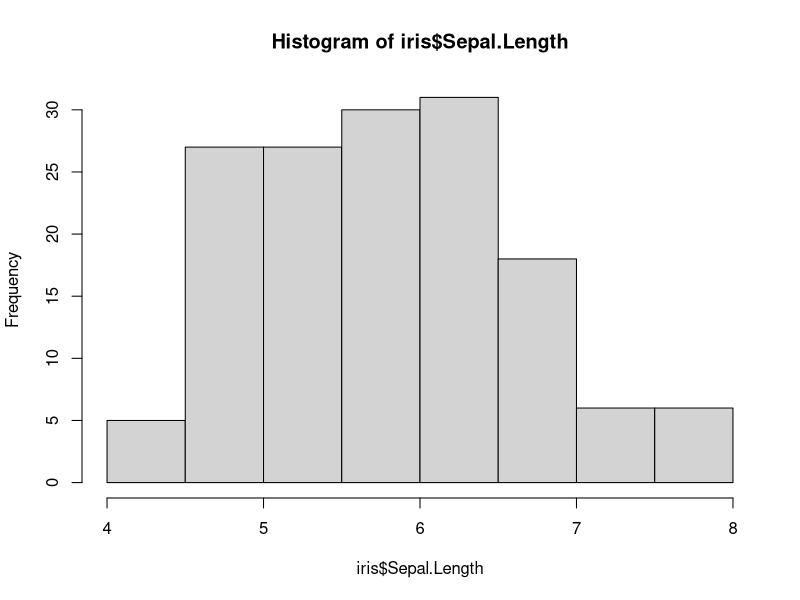
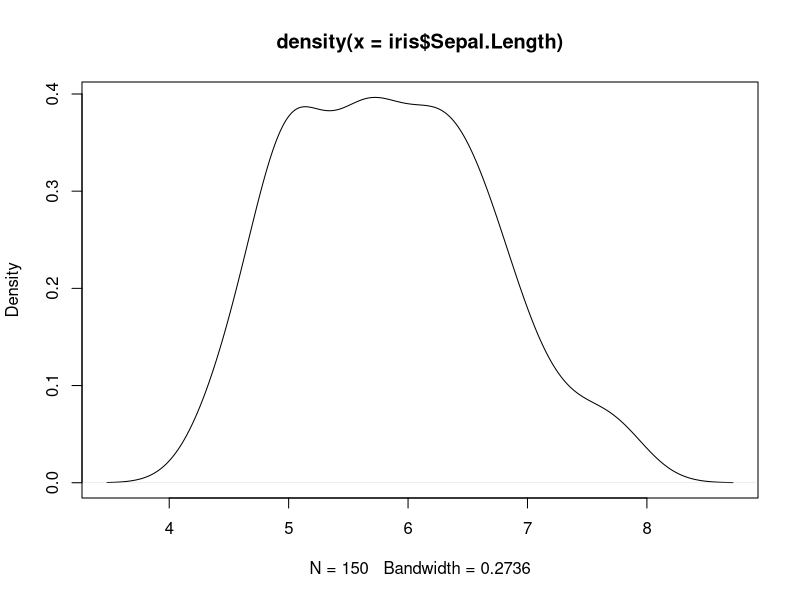
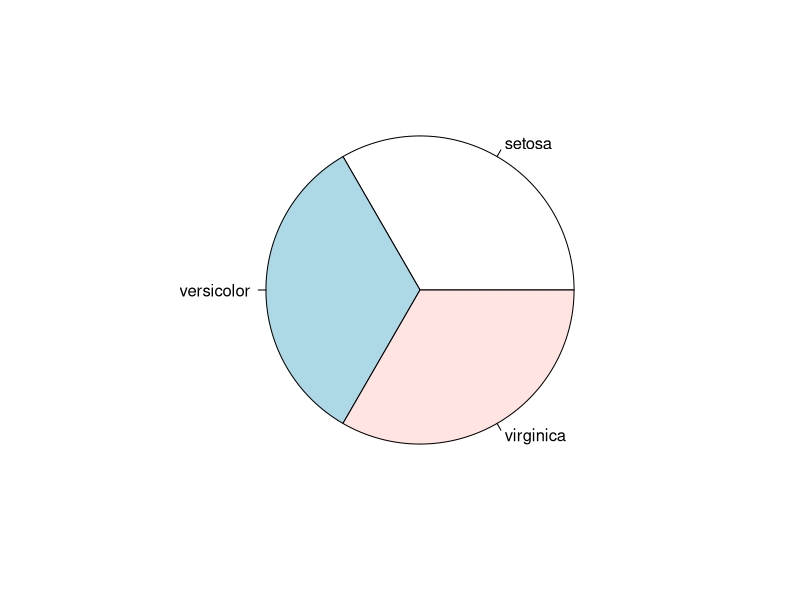
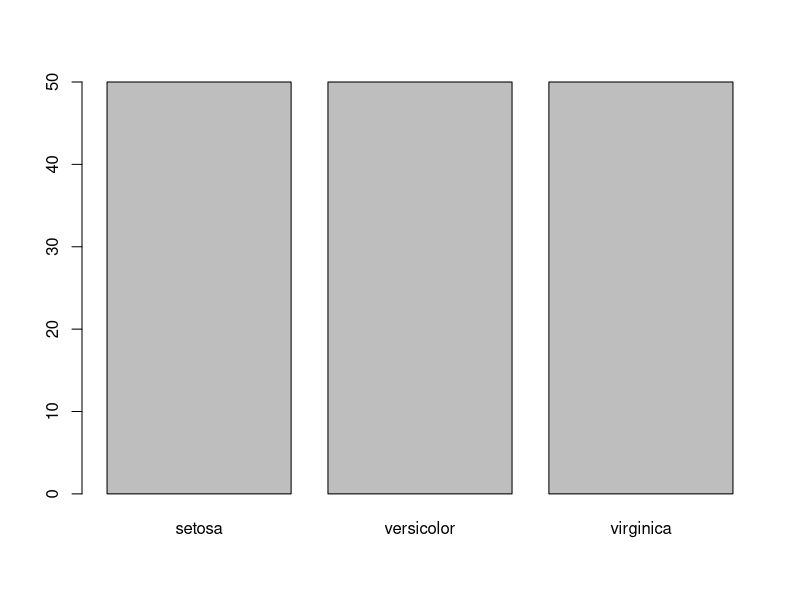
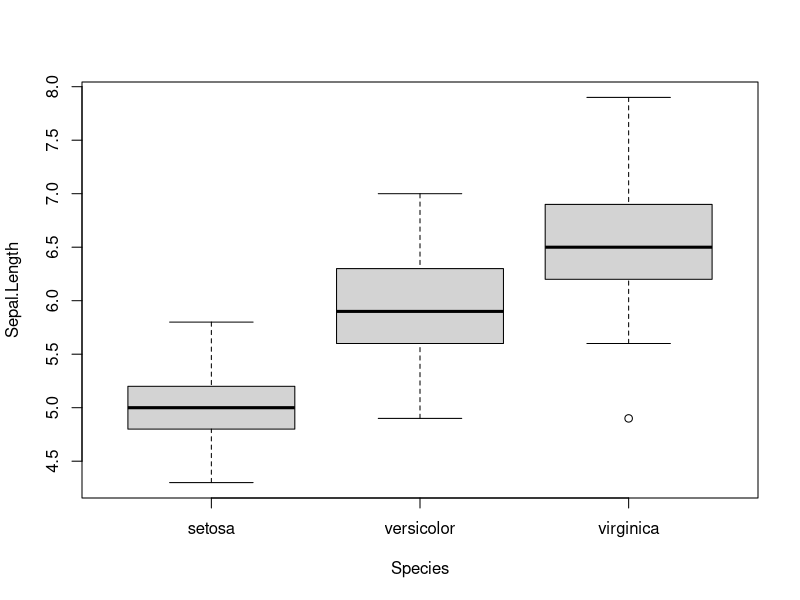
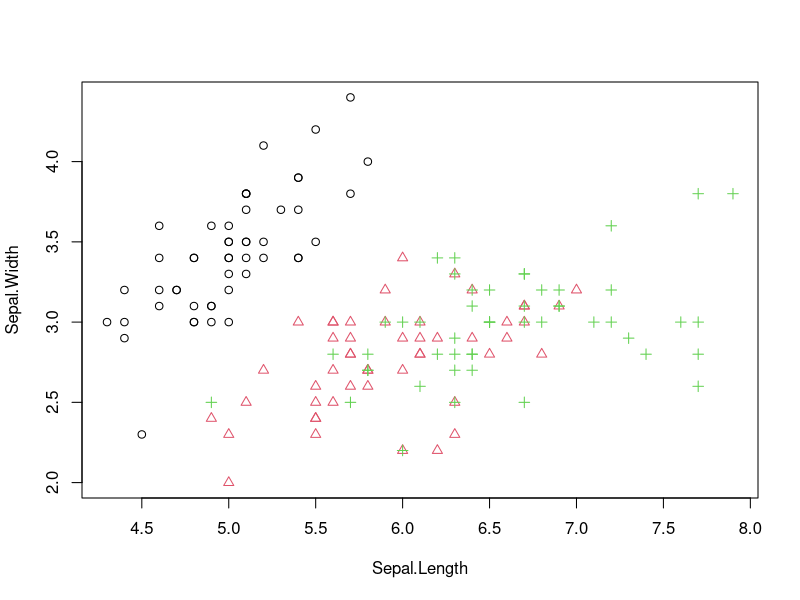
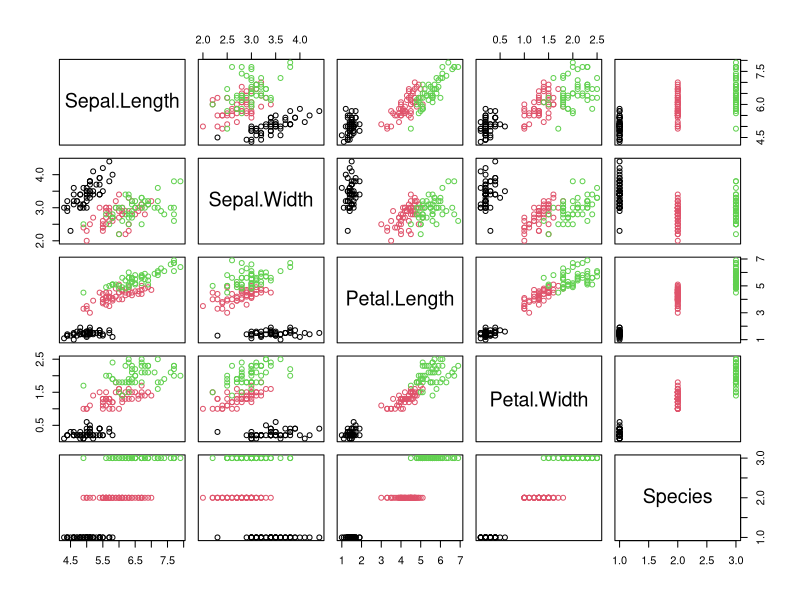
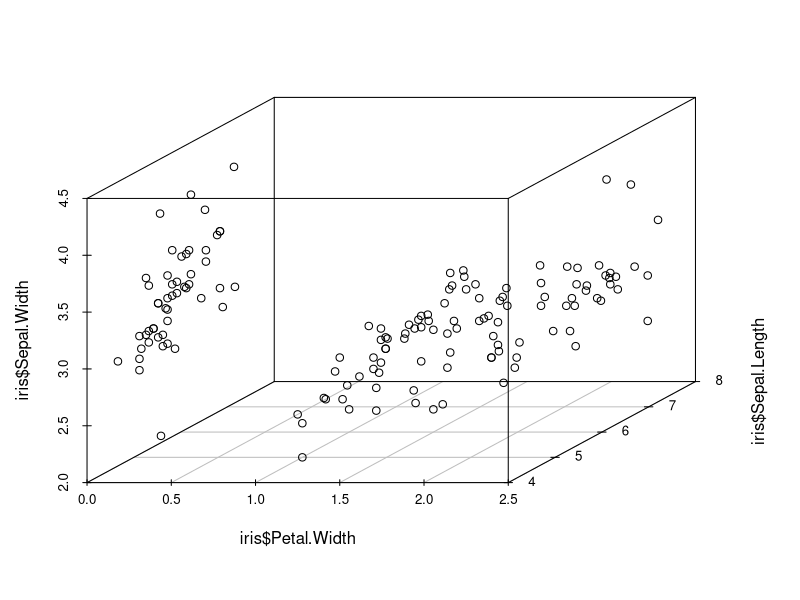

R code for these plots, in order:
### Exploration of the Iris Dataset

#########################
# Preliminary exploration

# Load Iris dataset
data(iris)

# Print first 6 rows
head(iris)

# Print basis statistics
summary(iris)


#############################
# Exploring a single variable

# Print first 10 Sepal Length
iris$Sepal.Length[1:10]

# Calculate quantile of Sepal.Length
quantile(iris$Sepal.Length)

# Variance of Sepal.Length
var(iris$Sepal.Length)

# Histogram of Sepal.Length
hist(iris$Sepal.Length)

# Density Distribution of Sepal.Length
plot(density(iris$Sepal.Length))

# Count by category
table(iris$Species)

# Pie Chart of counts
pie(table(iris$Species))

# Bar Chart of counts
barplot(table(iris$Species))


############################
# Exploring Multiple Variables

# Correlation of two fields
cor(iris$Sepal.Length, iris$Petal.Length)

# Correlation of all numerical fields
cor(iris[, 1:4])

# Covariance of all numerical fields
cov(iris[, 1:4])

# Statistics of Sepal.Length by species
aggregate(Sepal.Length ~ Species, summary, data = iris)

# Statistic (mean) of fields by species
aggregate(. ~ Species, data = iris, mean)

# Box plot of Sepal.Length distribution by species
boxplot(Sepal.Length ~ Species, data = iris)

# Scatter plot of Sepal.Length vs Sepal.Width by species
with(iris, plot(Sepal.Length, Sepal.Width, col = Species, pch = as.numeric(Species)))

# Matrix of scatter plots by Species
plot(iris, col = iris$Species)

# 3D Scatter plot
install.packages("scatterplot3d", dependencies = TRUE)
library(scatterplot3d)

scatterplot3d(iris$Petal.Width, iris$Sepal.Length, iris$Sepal.Width)

# Heatmap of similarity between different flowers
distMatrix <- as.matrix(dist(iris[, 1:4]))
heatmap(distMatrix)

# More complex graphics
install.packages("ggplot2", dependencies = TRUE)
library(ggplot2)

qplot(Sepal.Length, Sepal.Width, data = iris, facets = Species ~ .)
